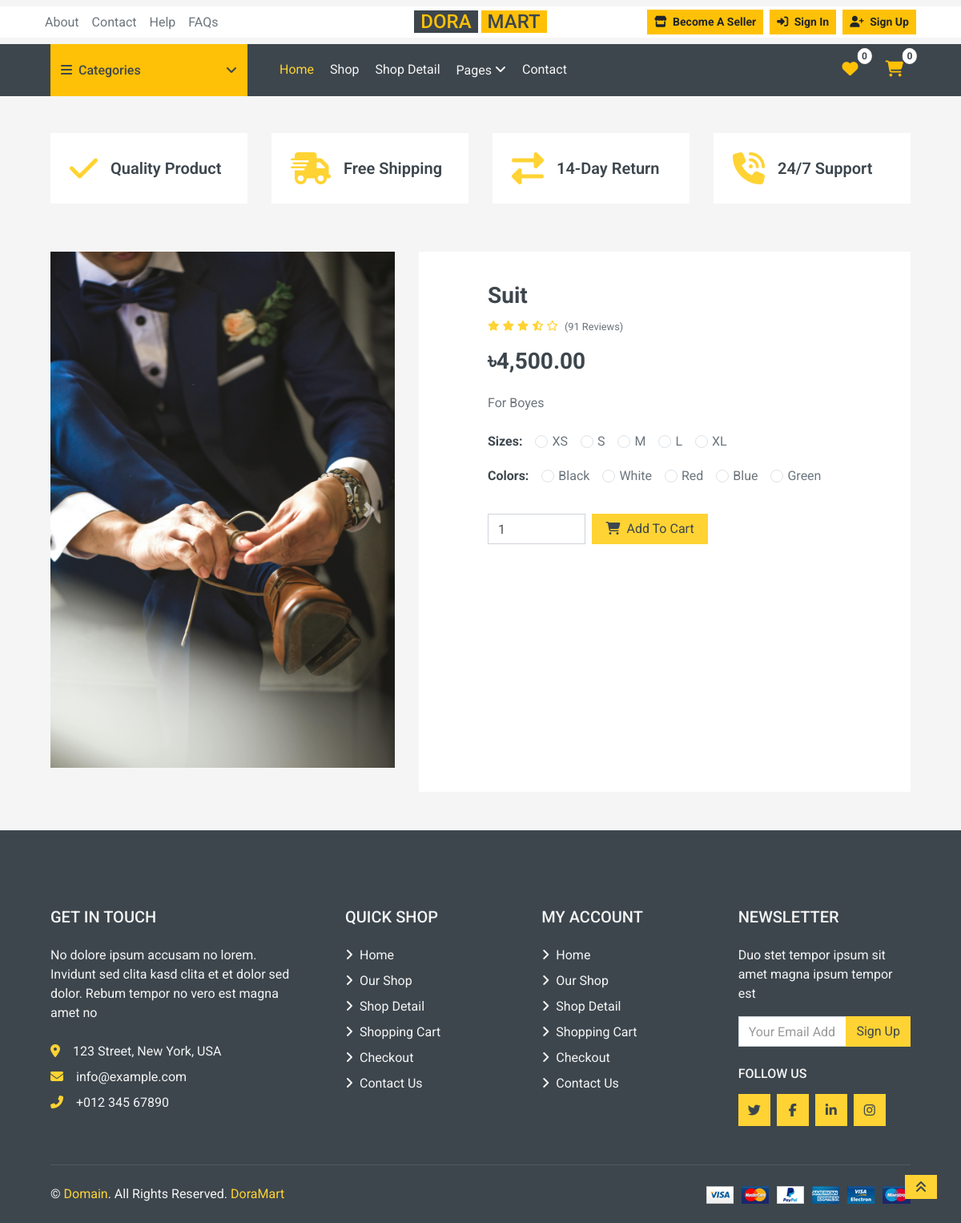
The page /pages/preview.php?id=27 on the database its author committed.
### tables this page shows
CREATE TABLE `products` (
  `id` int(11) NOT NULL,
  `user_id` int(11) DEFAULT NULL,
  `name` varchar(255) DEFAULT NULL,
  `images` text DEFAULT NULL,
  `price` decimal(15,2) DEFAULT NULL,
  `old_price` double(15,2) DEFAULT NULL,
  `description` text DEFAULT NULL,
  `category_id` int(11) DEFAULT NULL,
  `sub_category_id` int(11) DEFAULT NULL,
  `created_at` datetime DEFAULT current_timestamp(),
  `updated_at` datetime DEFAULT current_timestamp()
);

### Pages/preview.php (the view, shortened to what this page needs)
<?php
require "../config/db.php";
$is_logged_in = isset($_SESSION['user_id']);
require "../includes/he.php";
if($is_logged_in){
    require "../includes/topbar_logged.php";
    require "../includes/navbar_logged.php";
} else {
    require "../includes/topbar.php";
    require "../includes/navbar.php";
};
require "../includes/feature.php";
$product_id = isset($_GET['id']) ? intval($_GET['id']) : 0;
$query = "SELECT * FROM products WHERE id = $product_id";
$result = mysqli_query($con, $query);
$product = mysqli_fetch_assoc($result);
$images = explode(',', $product['images']);
?>
<!DOCTYPE html>
<html lang="en">
<head>
    <link rel="stylesheet" href="https://cdnjs.cloudflare.com/ajax/libs/font-awesome/6.5.0/css/all.min.css">
    <link rel="stylesheet" href="https://cdn.jsdelivr.net/npm/bootstrap@5.3.3/dist/css/bootstrap.min.css">
    <link href="../assets/css/style.css" rel="stylesheet">
</head>
<body>
<div class="container-fluid pt-3">
    <div class="row px-xl-5">
        <div class="col-lg-5 mb-30">
            <div id="product-carousel" class="carousel slide" data-bs-ride="carousel">
                <div class="carousel-inner bg-light">
                    <?php foreach ($images as $index => $img): ?>
                        <div class="carousel-item <?= $index === 0 ? 'active' : '' ?>">
                            <img class="w-100 h-100" src="../admin/<?= htmlspecialchars(trim($img)); ?>" alt="Product Image <?= $index+1 ?>" style="width: 400px; height: 400px; object-fit: cover;" >
                        </div>
                    <?php endforeach; ?>
                </div>
                <button class="carousel-control-prev" type="button" data-bs-target="#product-carousel" data-bs-slide="prev">
                    <span class="carousel-control-prev-icon" aria-hidden="true"></span>
                </button>
                <button class="carousel-control-next" type="button" data-bs-target="#product-carousel" data-bs-slide="next">
                    <span class="carousel-control-next-icon" aria-hidden="true"></span>
                </button>
            </div>
        </div>
        <div class="col-lg-7 h-auto">
            <div class="h-100 bg-light p-30 ">
                <div class="ms-5 p-2">
                <h3><?= htmlspecialchars($product['name']); ?></h3>
                <div class="d-flex mb-3">
                    <div class="text-primary mr-2">
                        <small class="fas fa-star"></small>
                        <small class="fas fa-star"></small>
                        <small class="fas fa-star"></small>
                        <small class="fas fa-star-half-alt"></small>
                        <small class="far fa-star"></small>
                    </div>
                    <small class="pt-1">(<?= rand(50,200) ?> Reviews)</small>
                </div>
                <h3 class="font-weight-semi-bold mb-4">৳<?= number_format($product['price'], 2); ?></h3>
                <p class="mb-4"><?= htmlspecialchars($product['description']); ?></p>
                <div class="d-flex mb-3">
                    <strong class="text-dark mr-3">Sizes:</strong>
                    <form>
                        <?php foreach (['XS','S','M','L','XL'] as $size): ?>
                        <div class="form-check form-check-inline">
                            <input class="form-check-input" type="radio" name="size" id="size-<?= $size ?>" value="<?= $size ?>">
                            <label class="form-check-label" for="size-<?= $size ?>"><?= $size ?></label>
                        </div>
                        <?php endforeach; ?>
                    </form>
                </div>
                <div class="d-flex mb-4">
                    <strong class="text-dark mr-3">Colors:</strong>
                    <form>
                        <?php foreach (['Black','White','Red','Blue','Green'] as $color): ?>
                        <div class="form-check form-check-inline">
                            <input class="form-check-input" type="radio" name="color" id="color-<?= $color ?>" value="<?= $color ?>">
                            <label class="form-check-label" for="color-<?= $color ?>"><?= $color ?></label>
                        </div>
                        <?php endforeach; ?>
                    </form>
                </div>
                <div class="d-flex align-items-center mb-4 pt-2">
                    <input type="number" class="form-control w-25 me-2" value="1" min="1">
                    <a href="cart.php?add=<?= $product['id'] ?>" class="btn btn-primary px-3"><i class="fa fa-shopping-cart mr-1"></i> Add To Cart</a>
                </div>
            </div>
        </div>
        </div>
    </div>
</div>
<?php require "../includes/footer.php"; ?>
</body>
</html>

### rows shown on the page
products: images (picture), name "Suit", price "4,500.00", description "For Boyes"

### other values the page prints
$size "XS"
$size "S"
$size "M"
$size "L"
$size "XL"
$color "Black"
$color "White"
$color "Red"
$color "Blue"
$color "Green"
